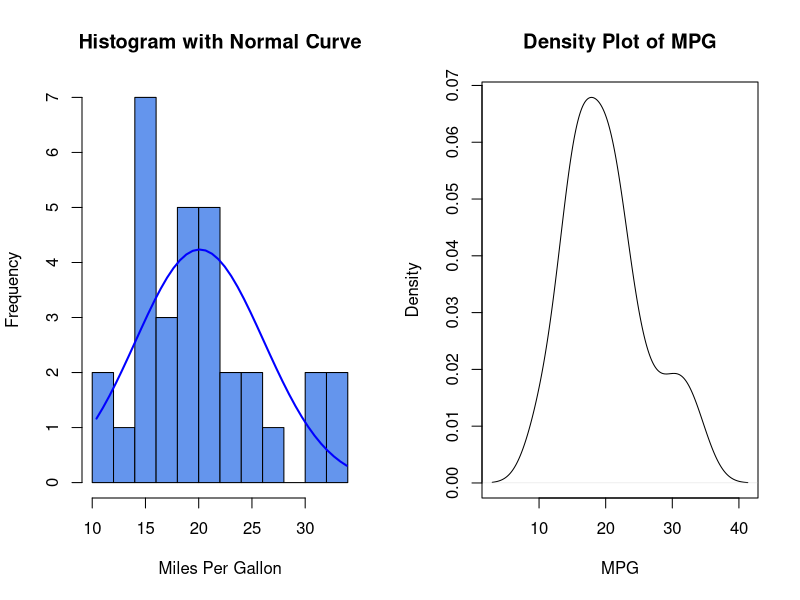
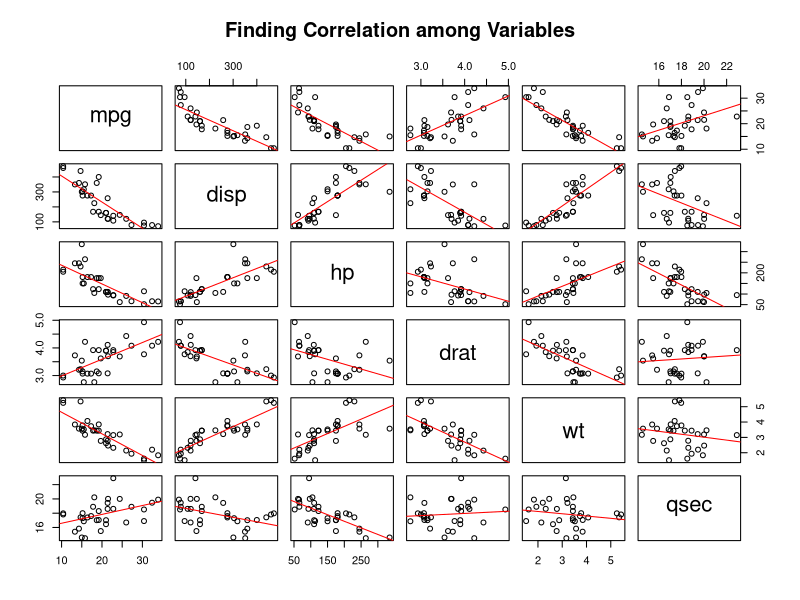
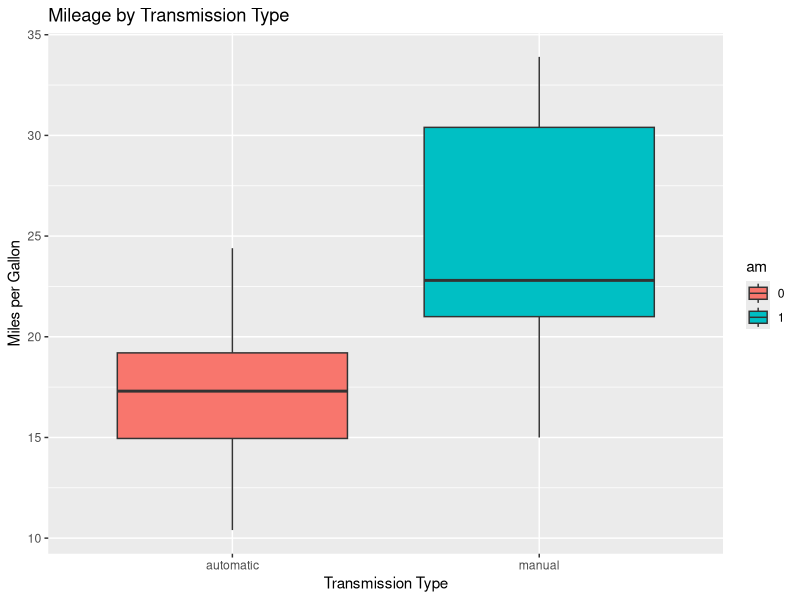

Recreate these plots in R, in order.
## ---- chunk 1
data(mtcars)
#importing data in a variable
cars <- mtcars
head(cars)

## ---- chunk 2

# Changing classifying variables  from binary values to factor

cars$cyl <- factor(cars$cyl)
cars$vs <- factor(cars$vs)
cars$am <- factor(cars$am)
cars$gear <- factor(cars$gear)
cars$carb <- factor(cars$carb)
## ---- chunk 3
par(mfrow = c(1, 2)) 
#visualize two graphs in one horizontal length
# Add a Normal Curve (Thanks to Peter Dalgaard)
x <- cars$mpg 
h<-hist(x, breaks=10, col="cornflowerblue", xlab="Miles Per Gallon", 
    main="Histogram with Normal Curve") 
xfit<-seq(min(x),max(x),length=40) 
yfit<-dnorm(xfit,mean=mean(x),sd=sd(x)) 
yfit <- yfit*diff(h$mids[1:2])*length(x) 
lines(xfit, yfit, col="blue", lwd=2)

# Density Curve
plot(density(cars$mpg), xlab = "MPG", main ="Density Plot of MPG")
## ---- chunk 4
nums <- sapply(cars, is.numeric)

pairs(cars[,nums], main ="Finding Correlation among Variables", panel=function(x,y) {
  points(x, y)
  abline(lm(y ~ x), col="red")
})

## ---- chunk 5
library(plyr)
library(ggplot2)
# Rename the levels of transmission types
transmission <- revalue(cars$am, c('0'="automatic", '1'="manual"))
qplot(transmission, mpg, data=cars, geom=c("boxplot"), 
   fill=am, main="Mileage by Transmission Type",
   xlab="Transmission Type", ylab="Miles per Gallon")

## ---- chunk 6
t.test(mpg~am, data = cars)
## ---- chunk 7
model1 <- lm( mpg~am ,data=mtcars); summary(model1)
## ---- chunk 8
nullModel <- lm (mpg ~ 1 , data =cars) # model with no predictor variables.

fullModel <- lm (mpg ~ . , data = cars) # model with all variables added as predictor variables. 

bestModel <- step(fullModel, nullModel, direction = "both", k=  log(nrow(cars))) #both direction step model

bestModel$call  #display formula
## ---- chunk 9
summary(bestModel)
